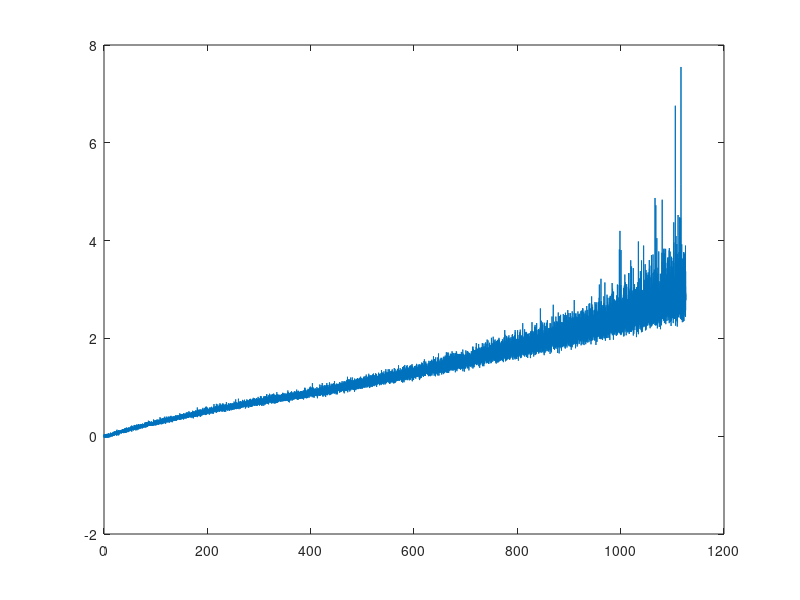
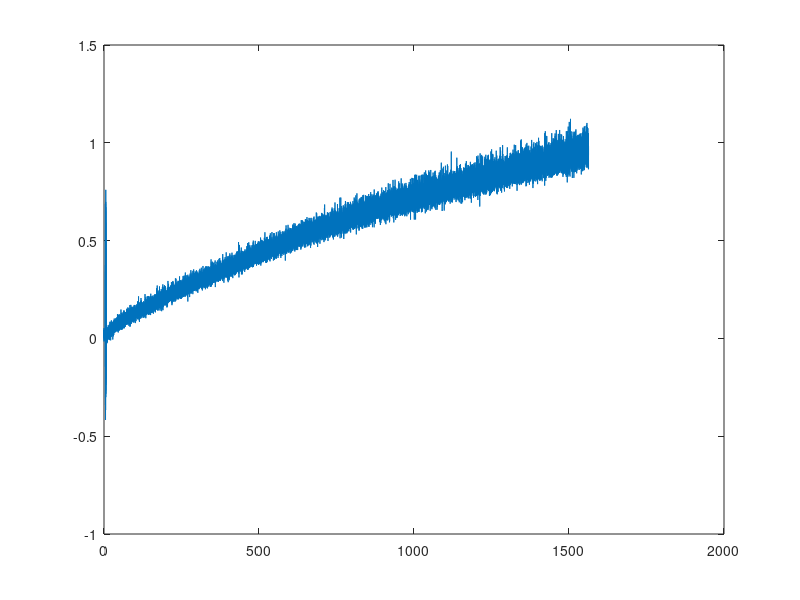

MATLAB code for these plots, in order:
clear
clc
close all

%% Read in data
forced = importdata('Sphere_Forced_edit.txt');
natural = importdata('Sphere_Natural_edit.txt');

%% Regression
lfor = length(forced(:,1));
lnat = length(natural(:,1));
tof = forced(1,2);
ton = natural(1,2);
tinf = 20;

ln_for = log((tof-tinf)./((forced(:,2)-tinf)));
ln_nat = log((ton-tinf)./(natural(:,2)-tinf));
t_for = forced(:,1);
t_nat = natural(:,1);

figure
plot(t_for,ln_for)
figure
plot(t_nat,ln_nat)
